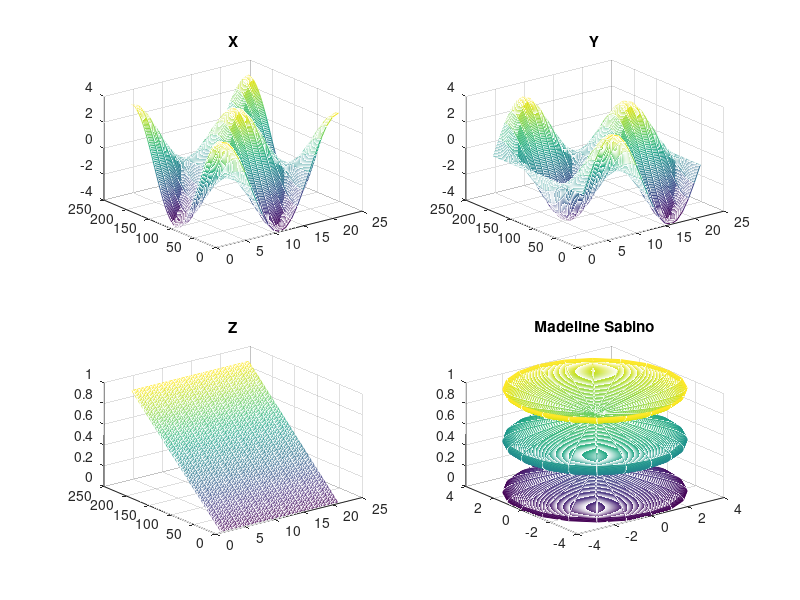

Write the MATLAB code that produced this figure.
t = 0:pi/100:2*pi;
[X,Y,Z] = cylinder(4*cos(t));
subplot(2,2,1); mesh(X); title('X');
subplot(2,2,2); mesh(Y); title('Y');
subplot(2,2,3); mesh(Z); title('Z');
subplot(2,2,4); mesh(X,Y,Z); title('X,Y,Z');
title('Madeline Sabino')